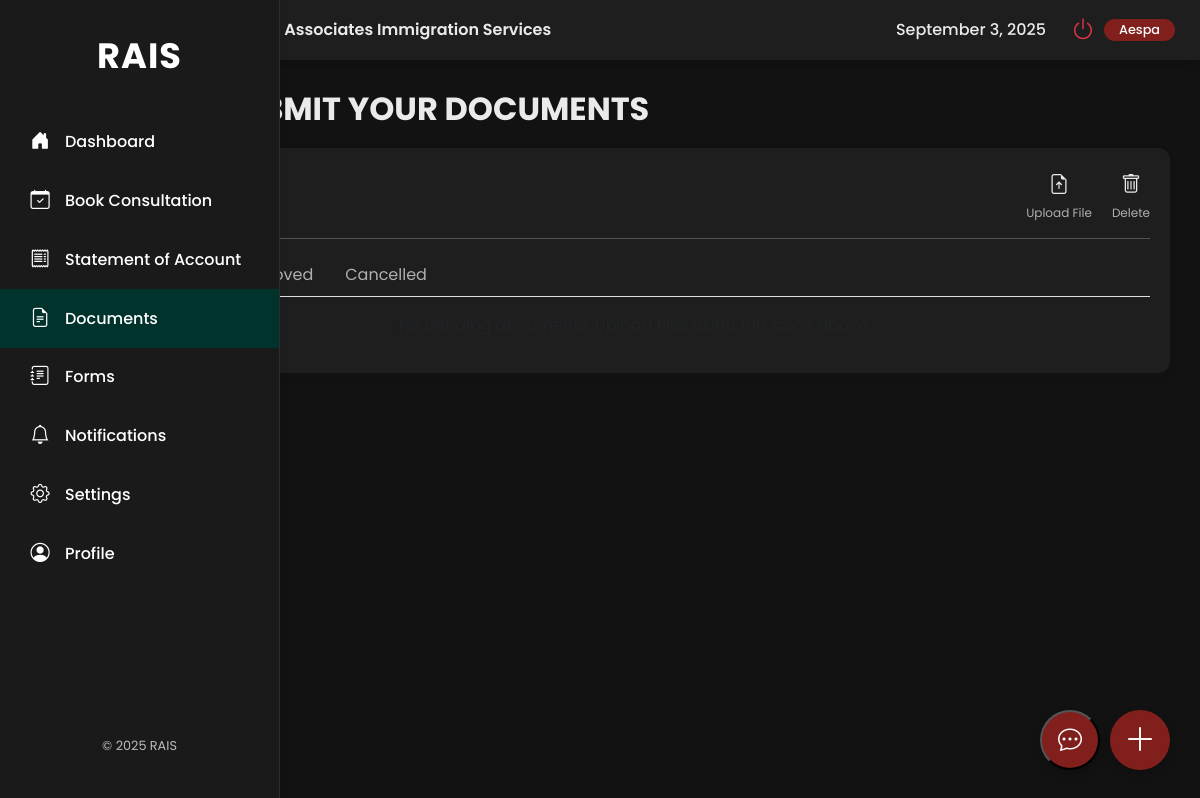
/user/documents.php (signed in), run on an earlier commit of the app's database.
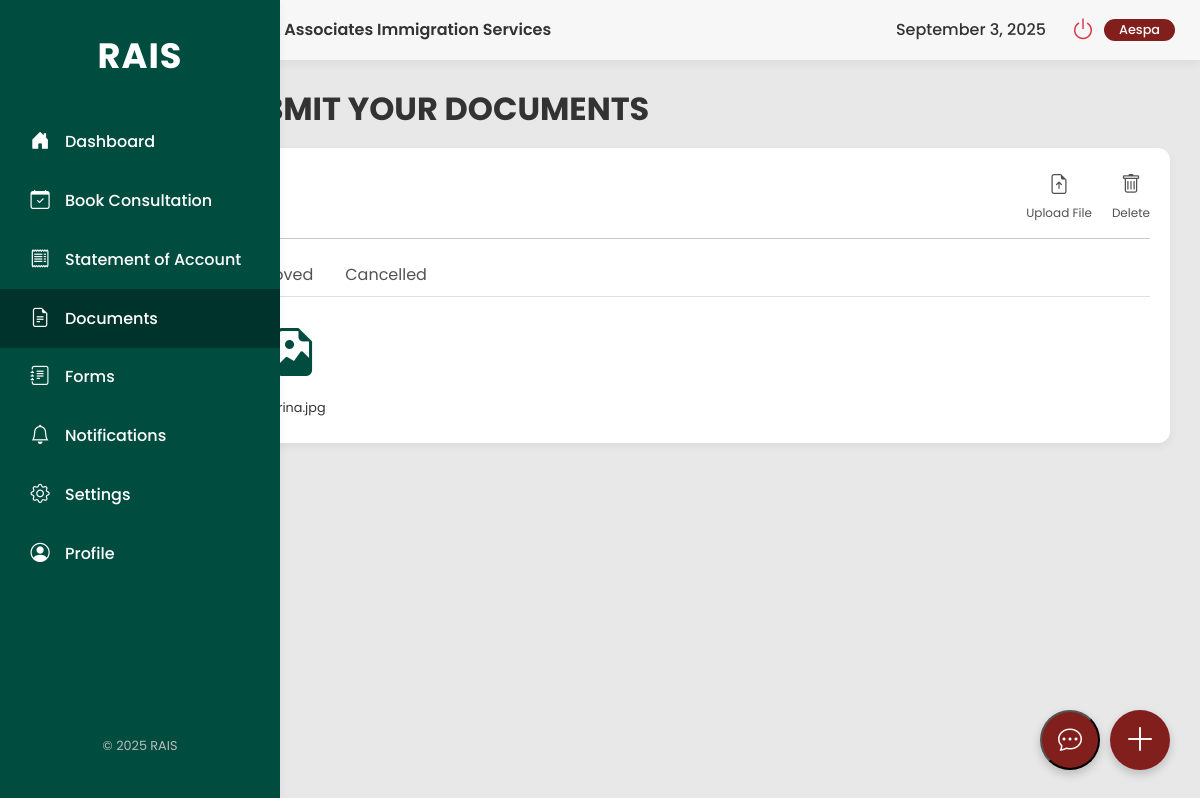
And on a later commit of the database.
### tables this page shows
CREATE TABLE `user_documents` (
  `id` int(11) NOT NULL,
  `user_id` int(11) NOT NULL,
  `file_name` varchar(255) NOT NULL,
  `file_path` varchar(255) NOT NULL,
  `upload_date` timestamp NOT NULL DEFAULT current_timestamp(),
  `status` varchar(50) NOT NULL DEFAULT 'pending'
);

### user/documents.php (the view, shortened to what the changed rows need)
<?php
include_once '../config.php';
$userId = $_SESSION['id'];
$stmt = $conn->prepare("SELECT firstName, dark_mode FROM users WHERE id = ?");
$stmt->bind_param("i", $userId);
$stmt->execute();
$result = $stmt->get_result();
$user = $result->fetch_assoc();
$darkModeEnabled = $user ? (bool)$user['dark_mode'] : false;
$pendingFiles = [];
$stmt = $conn->prepare("SELECT id, file_name, file_path, status FROM user_documents WHERE user_id = ? ORDER BY upload_date DESC");
$stmt->bind_param("i", $userId);
$stmt->execute();
$result = $stmt->get_result();
while ($row = $result->fetch_assoc()) {
    if (strpos($row['file_path'], '../') === 0) {
        $row['file_path'] = substr($row['file_path'], 3);
    }
    $extension = strtolower(pathinfo($row['file_name'], PATHINFO_EXTENSION));
    $inferred_file_type = 'application/octet-stream';
    $image_extensions = ['jpg', 'jpeg', 'png', 'gif', 'bmp', 'webp'];
    $word_extensions = ['doc', 'docx'];
    if (in_array($extension, $image_extensions)) {
        $inferred_file_type = 'image/' . $extension;
    } elseif ($extension === 'pdf') {
        $inferred_file_type = 'application/pdf';
    } elseif (in_array($extension, $word_extensions)) {
        $inferred_file_type = 'application/msword';
    }
    $row['file_type'] = $inferred_file_type;
    switch ($row['status']) {
        case 'pending':
        default:
            $pendingFiles[] = $row;
            break;
    }
}
?>
<!doctype html>
<html lang="en">
<head>
    <link href="https://cdn.jsdelivr.net/npm/bootstrap@5.3.3/dist/css/bootstrap.min.css" rel="stylesheet">
    <link rel="stylesheet" href="https://cdn.jsdelivr.net/npm/bootstrap-icons@1.11.3/font/bootstrap-icons.min.css">
</head>
<body class="<?php echo $darkModeEnabled ? 'dark-mode' : ''; ?>">
    <div class="main-wrapper">
        <div class="content-area">
            <div class="header">
                <div class="header-brand d-flex align-items-center">
                    <span class="header-title">Roman & Associates Immigration Services</span>
                </div>
                <div class="user-status d-flex align-items-center gap-2">
                    <div id="headerDate" class="me-3" style="font-weight: 500;"></div>
                    <a href="#" class="btn btn-link power-btn" data-bs-toggle="modal" data-bs-target="#logoutModal"><i class="bi bi-power"></i></a>
                    <span class="badge"><?php echo htmlspecialchars($user['firstName']); ?></span>
                </div>
            </div>
            <main class="main-content">
                <h1>PLEASE SUBMIT YOUR DOCUMENTS</h1>
                <div class="document-section">
                    <div class="document-header">
                        <div class="header-icon-container" onclick="document.getElementById('fileUpload').click()">
                            <button class="btn-icon"><i class="bi bi-file-earmark-arrow-up"></i></button>
                            <div class="icon-label">Upload File</div>
                        </div>
                        <div class="header-icon-container" id="deleteBtnContainer">
                            <button class="btn-icon"><i class="bi bi-trash"></i></button>
                            <div class="icon-label">Delete</div>
                        </div>
                    </div>
                    <hr>
                    <ul class="nav nav-tabs status-tabs" id="statusTab" role="tablist">
                        <li class="nav-item" role="presentation">
                        </li>
                        <li class="nav-item" role="presentation">
                        </li>
                        <li class="nav-item" role="presentation">
                            <button class="nav-link" id="cancelled-tab" data-bs-toggle="tab" data-bs-target="#cancelled"
                                type="button" role="tab" aria-controls="cancelled"
                                aria-selected="false">Cancelled</button>
                        </li>
                    </ul>
                    <div class="tab-content pt-3">
                        <div class="tab-pane fade show active" id="pending" role="tabpanel"
                            aria-labelledby="pending-tab">
                            <div id="pendingFiles" class="file-preview-container">
                                <?php if (empty($pendingFiles)): ?>
                                    <p class="text-muted w-100 text-center">No pending documents. Upload files using the icons above.</p>
                                <?php else: ?>
                                    <?php foreach ($pendingFiles as $file): ?>
                                        <?php
                                            $iconClass = 'bi-file-earmark-text';
                                            if (strpos($file['file_type'], 'image/') === 0) $iconClass = 'bi-file-earmark-image';
                                            if (strpos($file['file_type'], 'pdf') !== false) $iconClass = 'bi-file-earmark-pdf';
                                        ?>
                                        <div class="file-preview-item" data-file-id="<?= htmlspecialchars($file['id']) ?>" data-file-path="<?= htmlspecialchars($file['file_path']) ?>" data-file-name="<?= htmlspecialchars($file['file_name']) ?>" data-file-type="<?= htmlspecialchars($file['file_type']) ?>">
                                            <i class="bi <?= $iconClass ?>"></i>
                                            <div class="file-name" title="<?= htmlspecialchars($file['file_name']) ?>"><?= htmlspecialchars($file['file_name']) ?></div>
                                        </div>
                                    <?php endforeach; ?>
                                <?php endif; ?>
                            </div>
                        </div>
                    </div>
                </div>
            </main>
        </div>
    </div>
</body>
</html>

What changed in the data, as far as the page shows it:
changed users "Aespa": dark_mode 1 → 0 (drawn)
added user_documents: file_name "karina.jpg"
